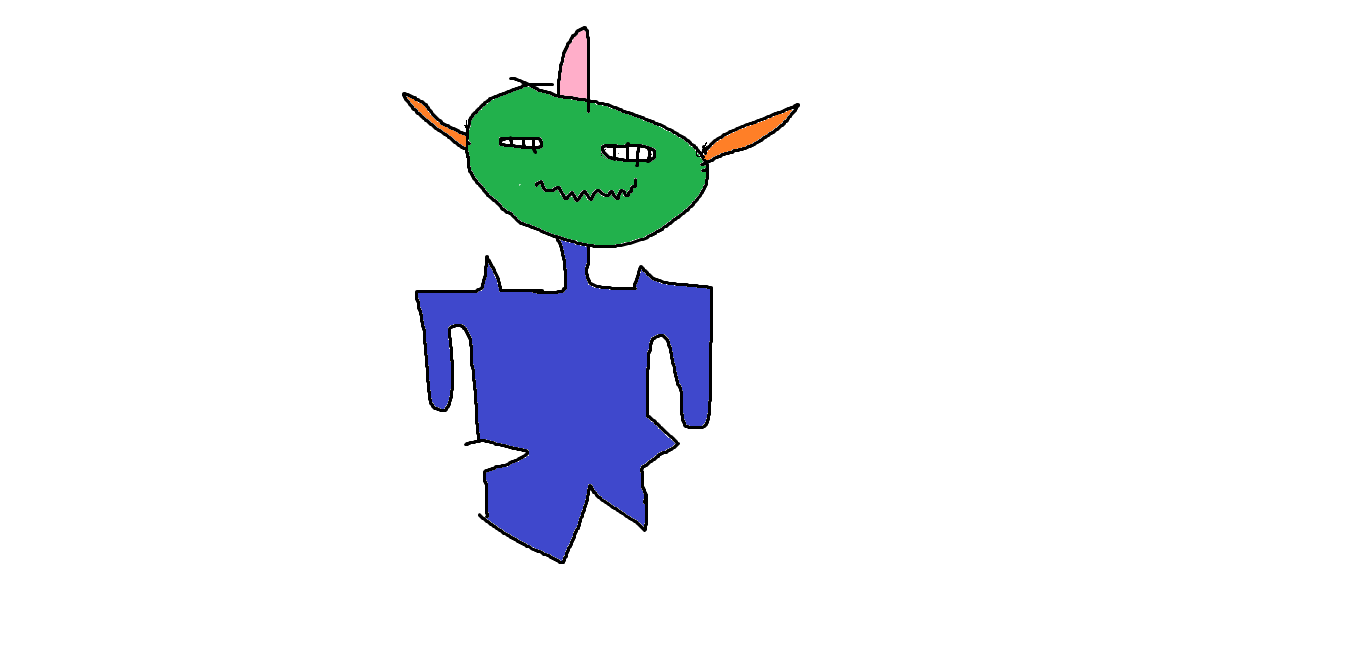
#> input picture resim.png, 1371 x 659 px
$ python TersCevirme.py
#> lines starting #> are read from the running program, lines starting #| are printed output that depends on the picture
import cv2
import numpy as np
from matplotlib import pyplot as np

foto1 = cv2.imread("resim.png", 0)
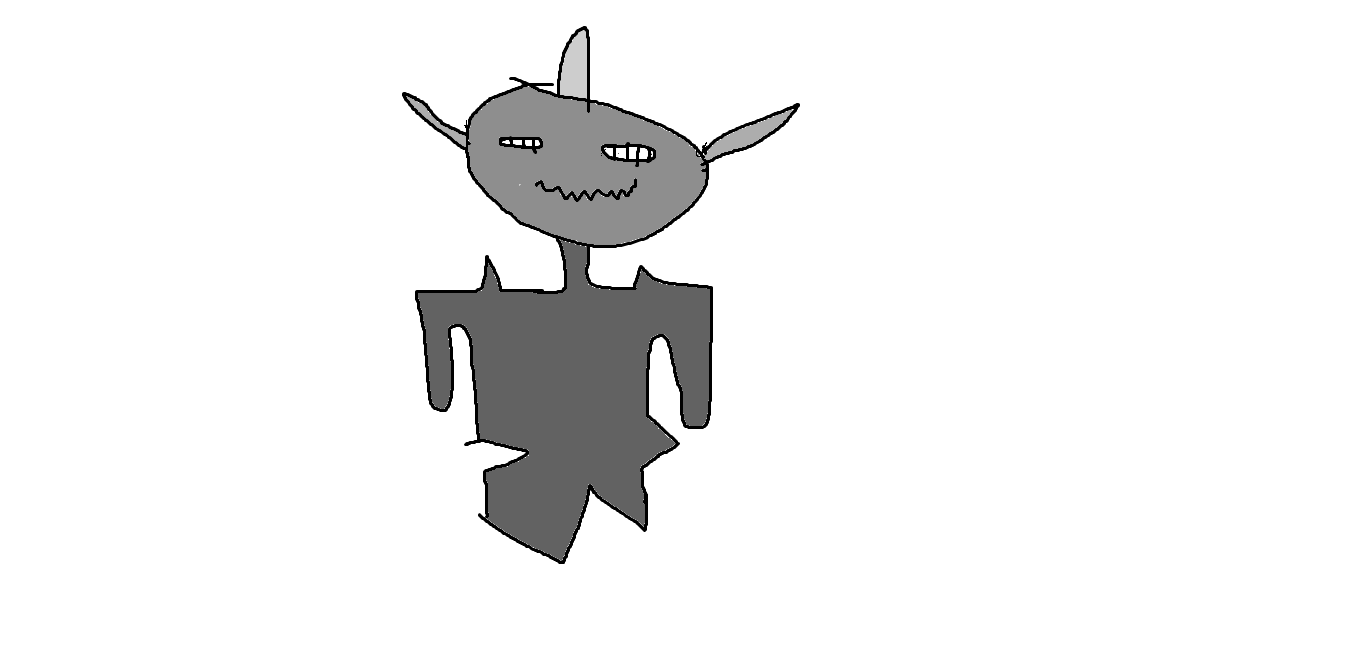
#> foto1: shape (659, 1371); min 0, max 255, mean 240.1
[x, y] = foto1.shape
#> x = 659; y = 1371

deger = 0
for i in range(x):
    for j in range(y):
        if foto1[i, j] > deger:
            deger = foto1[i, j]
#> after the loop, deger = 255

for i in range(x):
    for j in range(y):
        foto1[i, j] = deger - foto1[i, j]
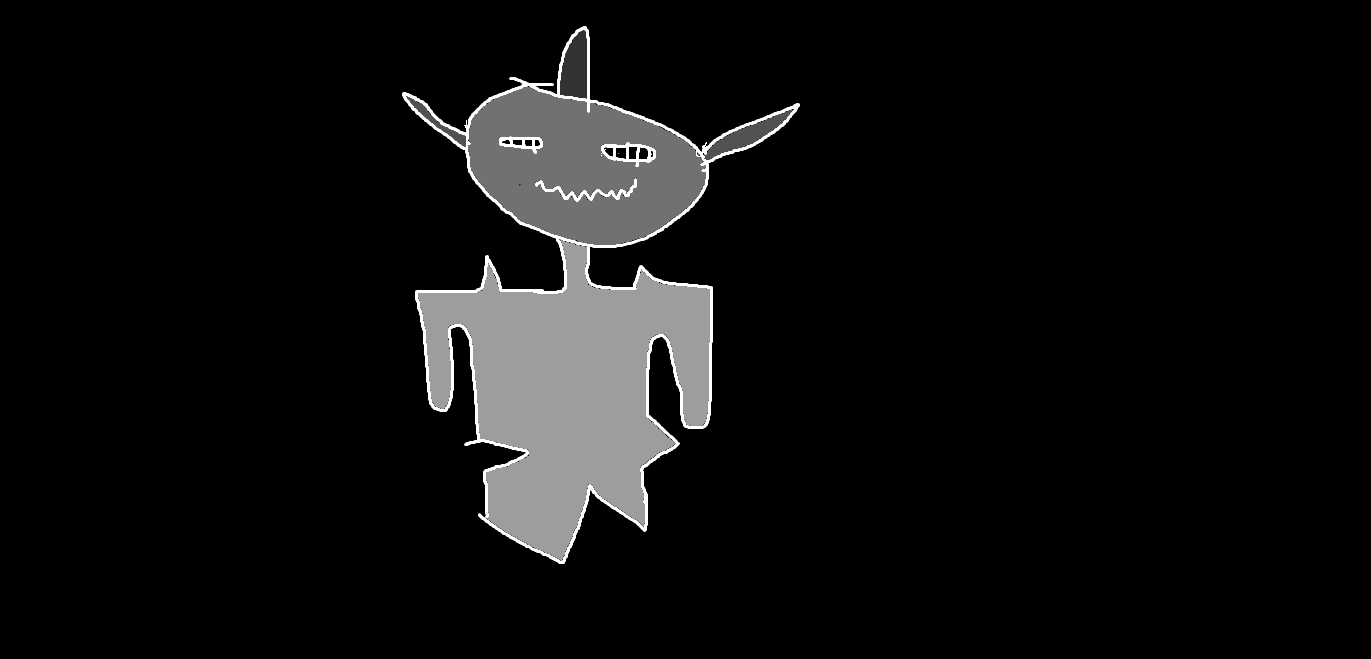
#> foto1: shape (659, 1371); min 0, max 255, mean 14.9

cv2.imshow("tersfoto", foto1)
cv2.waitKey()
